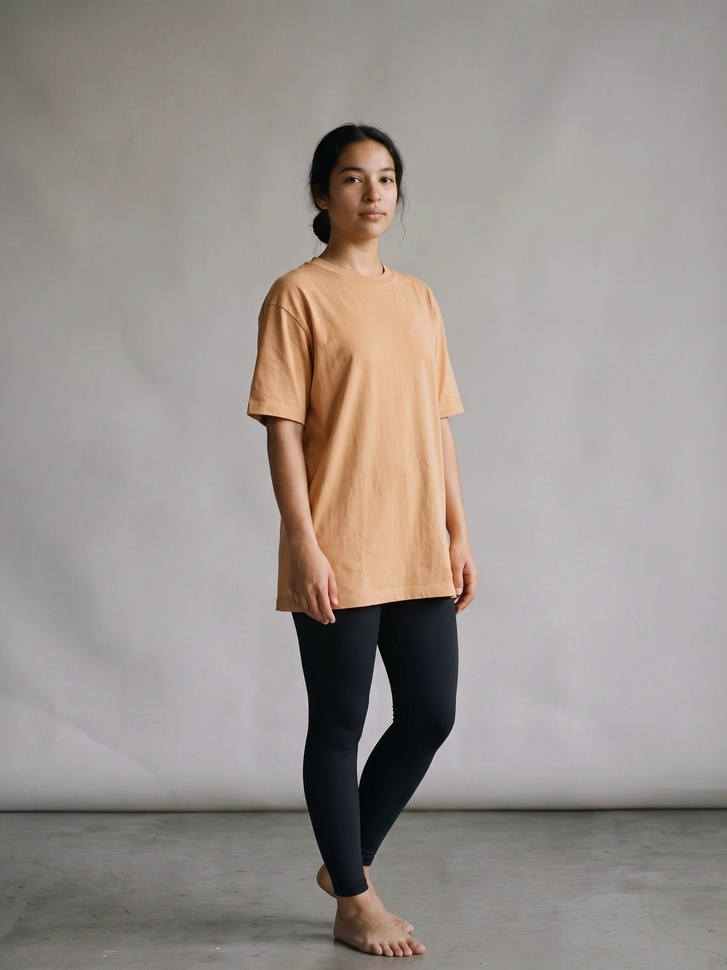
#> input picture tools/imagery/refs/house-backdrop.jpg, 727 x 970 px, shrunk from 1512 x 2016 before the run
$ python grade.py refs/house-backdrop.jpg refs/model-b-hero-reference.jpg
#> lines starting #> are read from the running program, lines starting #| are printed output that depends on the picture
#!/usr/bin/env python3
"""Coverline house grade — makes every render sit in the same light.
Target (measured 13 Sep from the best-looking site images): backdrop luminance ~145, warm (+8 R-B),
floor a touch darker than the backdrop, no blown highlights (p95 ≈ 180), gentle contrast.
usage: python3 grade.py in.jpg out.jpg   |   import grade; grade.apply(PIL.Image) -> PIL.Image
"""
import sys, numpy as np
from PIL import Image
TARGET_BACKDROP_L = 145.0; TARGET_WARMTH = 8.0; MAX_P95 = 182.0

def _lum(a): return 0.2126*a[...,0]+0.7152*a[...,1]+0.0722*a[...,2]

def measure(im):
    a=np.asarray(im.convert("RGB")).astype(np.float32); h=a.shape[0]
    top=a[:int(h*0.10)].reshape(-1,3).mean(0); L=_lum(a)
    return {"backdrop_L":float(_lum(top)),"warmth":float(top[0]-top[2]),"p95":float(np.percentile(L,95)),"std":float(L.std())}

def apply(im):
    a=np.asarray(im.convert("RGB")).astype(np.float32)/255.0
    h,w,_=a.shape
    m=measure(im)
    # 1. exposure: bring the backdrop to target with a gamma (keeps blacks black, doesn't clip)
    cur=max(m["backdrop_L"],1.0)/255.0; tgt=TARGET_BACKDROP_L/255.0
    gamma=np.log(tgt)/np.log(cur) if 0<cur<1 else 1.0
    gamma=float(np.clip(gamma,0.7,1.6))
    a=np.power(np.clip(a,0,1),gamma)
    # 2. warmth: nudge R up / B down until the backdrop reads +TARGET_WARMTH
    top=(a[:int(h*0.10)].reshape(-1,3).mean(0))*255
    need=(TARGET_WARMTH-(top[0]-top[2]))/255.0
    a[...,0]=np.clip(a[...,0]+need*0.5,0,1); a[...,2]=np.clip(a[...,2]-need*0.5,0,1)
    # 3. gentle S-curve for contrast (strength 0.12), pivot at mid-grey
    x=a; a=np.clip(x+0.12*(x-0.5)*(1-np.abs(2*x-1)),0,1)
    # 4. floor falloff: bottom 30% eases to 0.94 so the floor sits under the backdrop, not brighter
    ramp=np.ones(h,dtype=np.float32); y0=int(h*0.70); ramp[y0:]=np.linspace(1.0,0.94,h-y0)
    a=a*ramp[:,None,None]
    # 5. soft highlight ceiling
    L=_lum(a*255); p95=np.percentile(L,95)
    if p95>MAX_P95: a=a*(MAX_P95/p95)**0.5
    return Image.fromarray((np.clip(a,0,1)*255).round().astype(np.uint8))

if __name__=="__main__":
    im=Image.open(sys.argv[1]); out=apply(im); out.save(sys.argv[2],quality=94)
#> further down, im is the input picture: PIL image 727x970 RGB; mean R, G, B 155.1, 147.8, 143.4
    print("before",{k:round(v,1) for k,v in measure(im).items()},"after",{k:round(v,1) for k,v in measure(out).items()})
#> in _lum (call 4), `def _lum(a): return 0.2126*a[...,0]+0.7152*a[...,1]+0.0722*a[...,2]`:
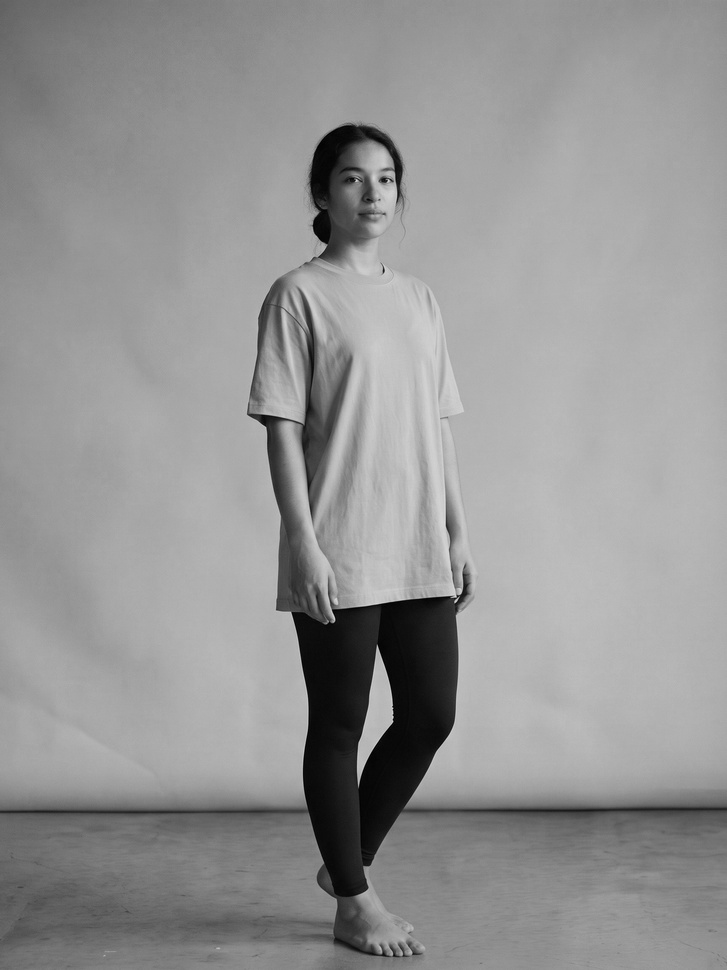
#> returned value: shape (970, 727) float32; min 0, max 220.2, mean 149
#| before {'backdrop_L': 143.6, 'warmth': 8.8, 'p95': 185.6, 'std': 40.2} after {'backdrop_L': 143.4, 'warmth': 8.4, 'p95': 186.3, 'std': 41.6}

$ run again, on tools/imagery/refs/modelA-back.jpg
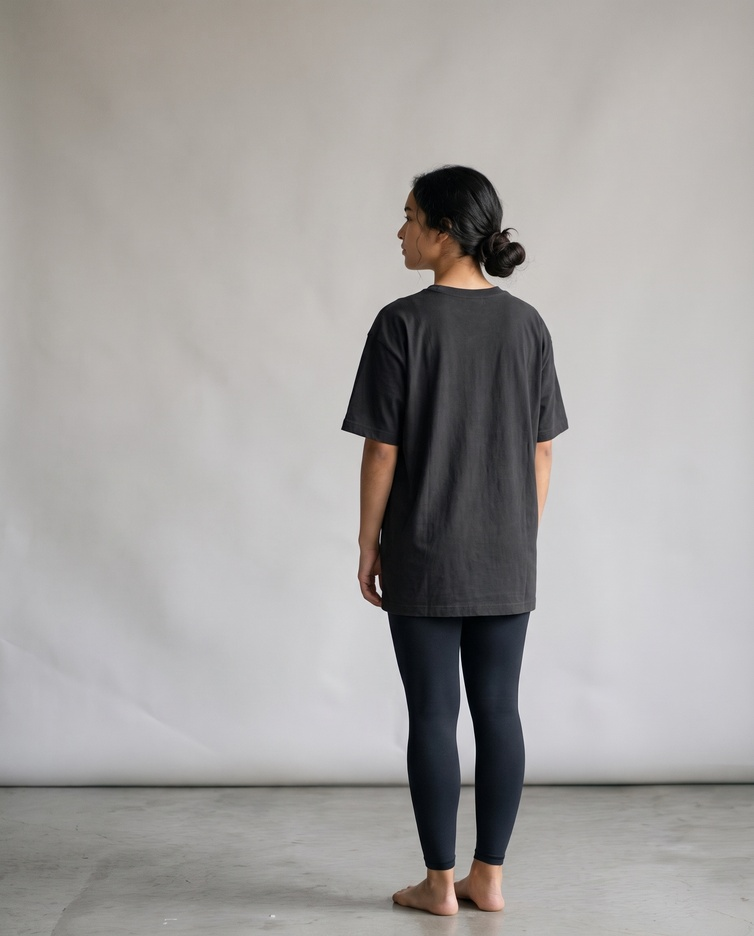
#> input picture tools/imagery/refs/modelA-back.jpg, 754 x 936 px, shrunk from 1856 x 2304 before the run
#> im is the input picture: PIL image 754x936 RGB; mean R, G, B 163.6, 161, 159.4
#> `out = apply(im)`:
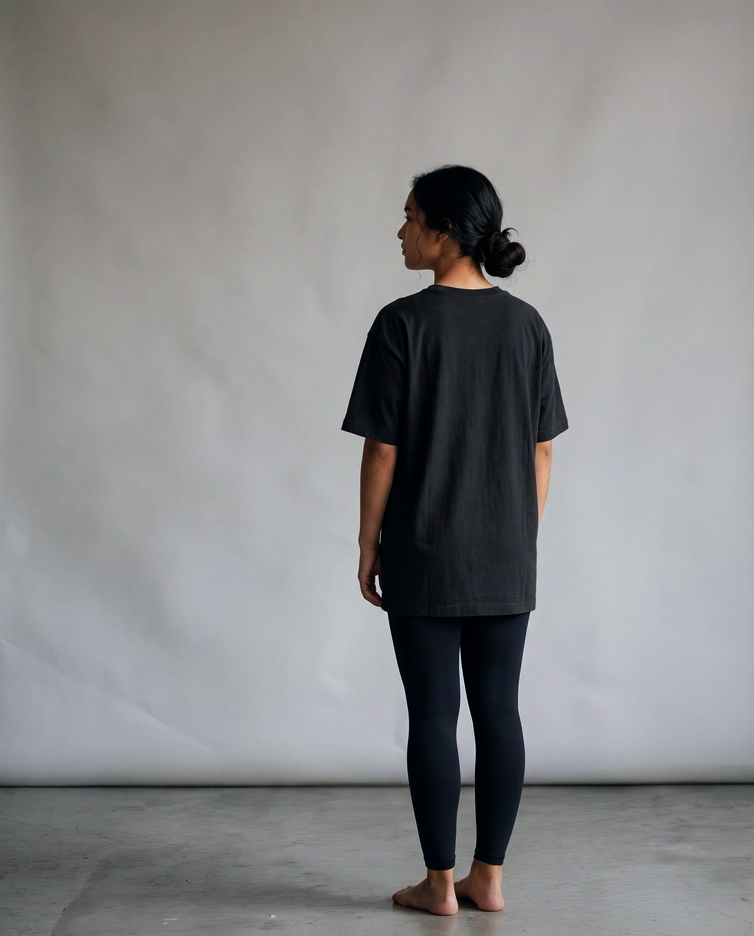
#> out: PIL image 754x936 RGB; mean R, G, B 138.1, 138, 139.1
#| before {'backdrop_L': 166.3, 'warmth': 12.5, 'p95': 206.5, 'std': 51.0} after {'backdrop_L': 141.1, 'warmth': 8.4, 'p95': 188.6, 'std': 51.8}

$ run again, on tools/imagery/refs/modelA-front.jpg
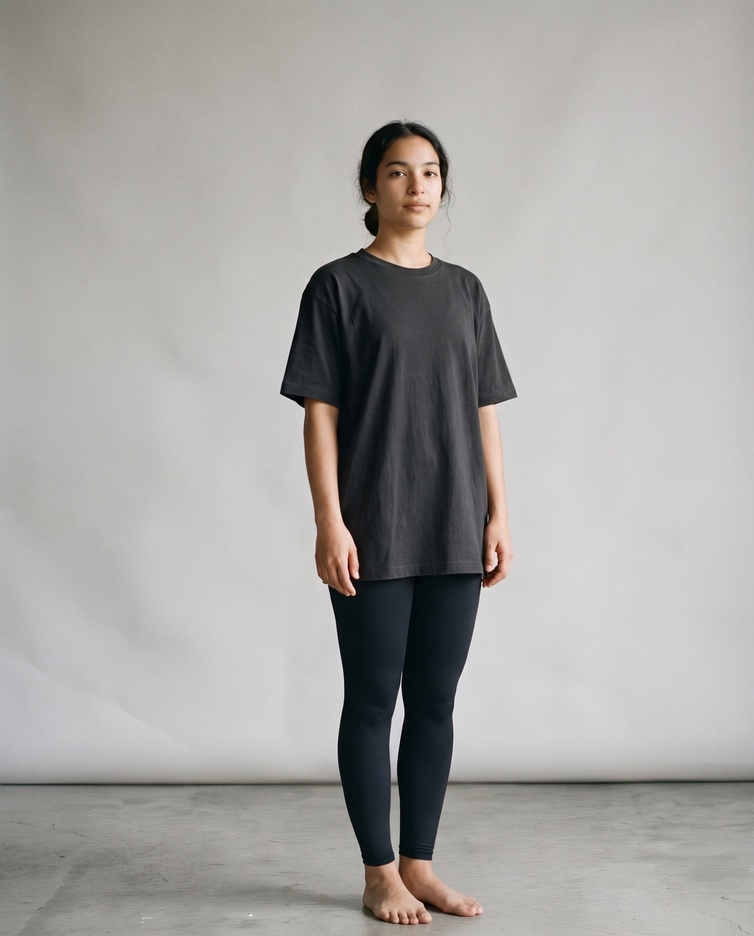
#> input picture tools/imagery/refs/modelA-front.jpg, 754 x 936 px, shrunk from 1856 x 2304 before the run
#> im is the input picture: PIL image 754x936 RGB; mean R, G, B 166.9, 165, 163
#> `out = apply(im)`:
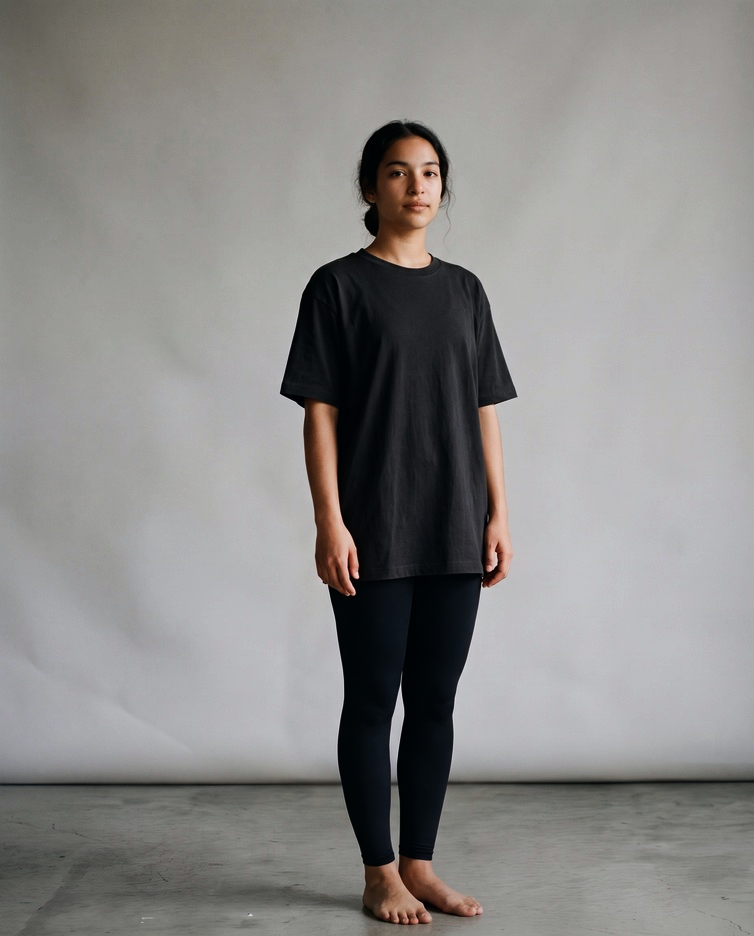
#> out: PIL image 754x936 RGB; mean R, G, B 139.5, 138, 136.7
#> in _lum (call 6), `def _lum(a): return 0.2126*a[...,0]+0.7152*a[...,1]+0.0722*a[...,2]`:
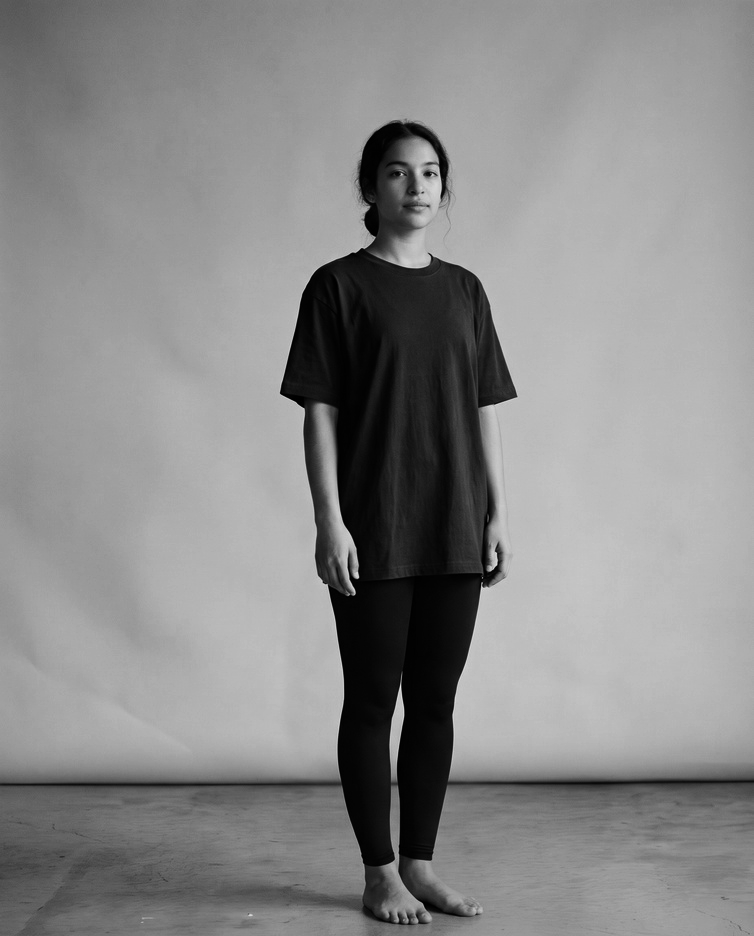
#> returned value: shape (936, 754) float32; min 0.0722, max 236.1, mean 138.2
#| before {'backdrop_L': 170.7, 'warmth': 8.8, 'p95': 210.0, 'std': 52.6} after {'backdrop_L': 141.0, 'warmth': 8.4, 'p95': 189.4, 'std': 53.5}
